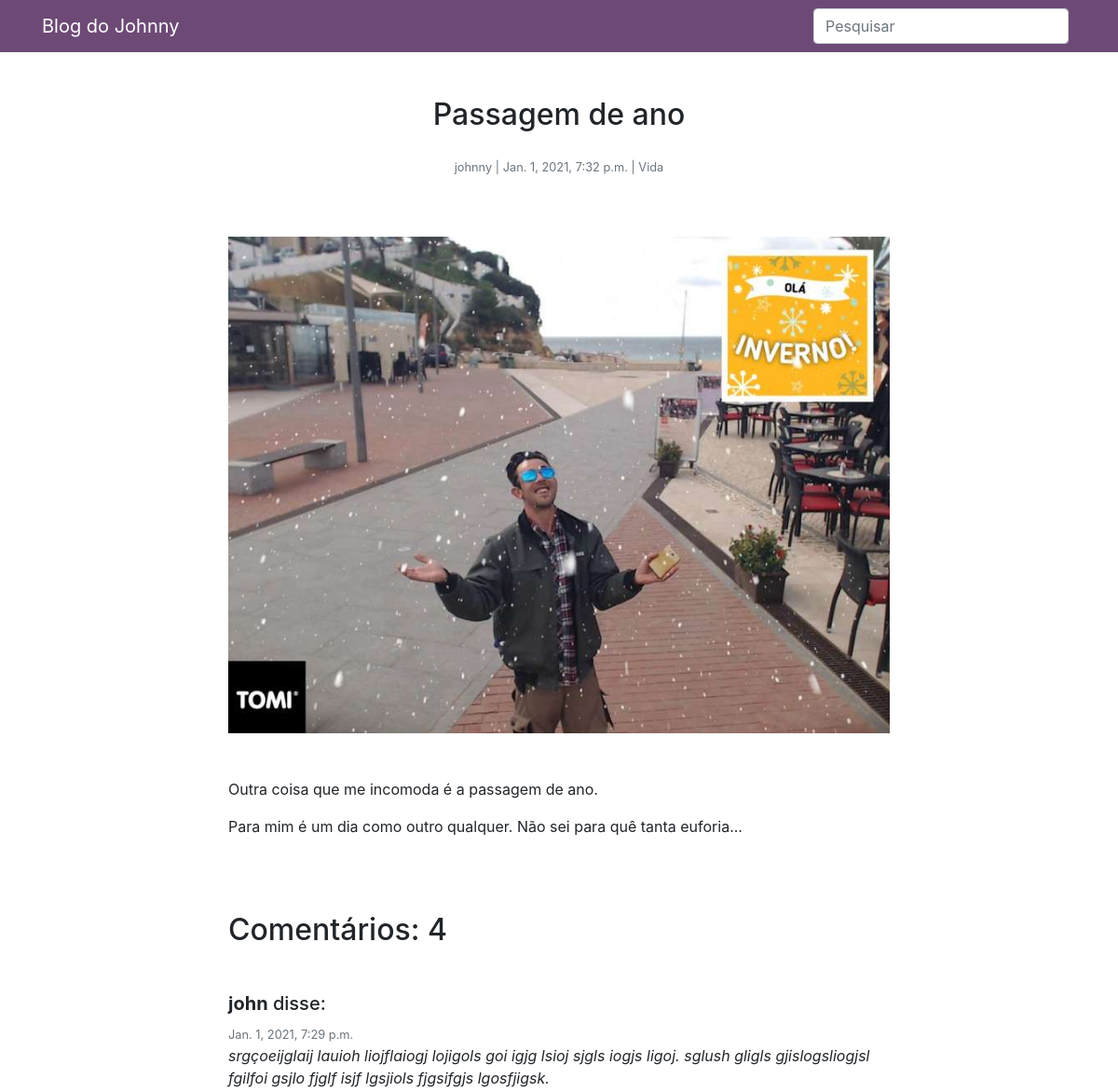
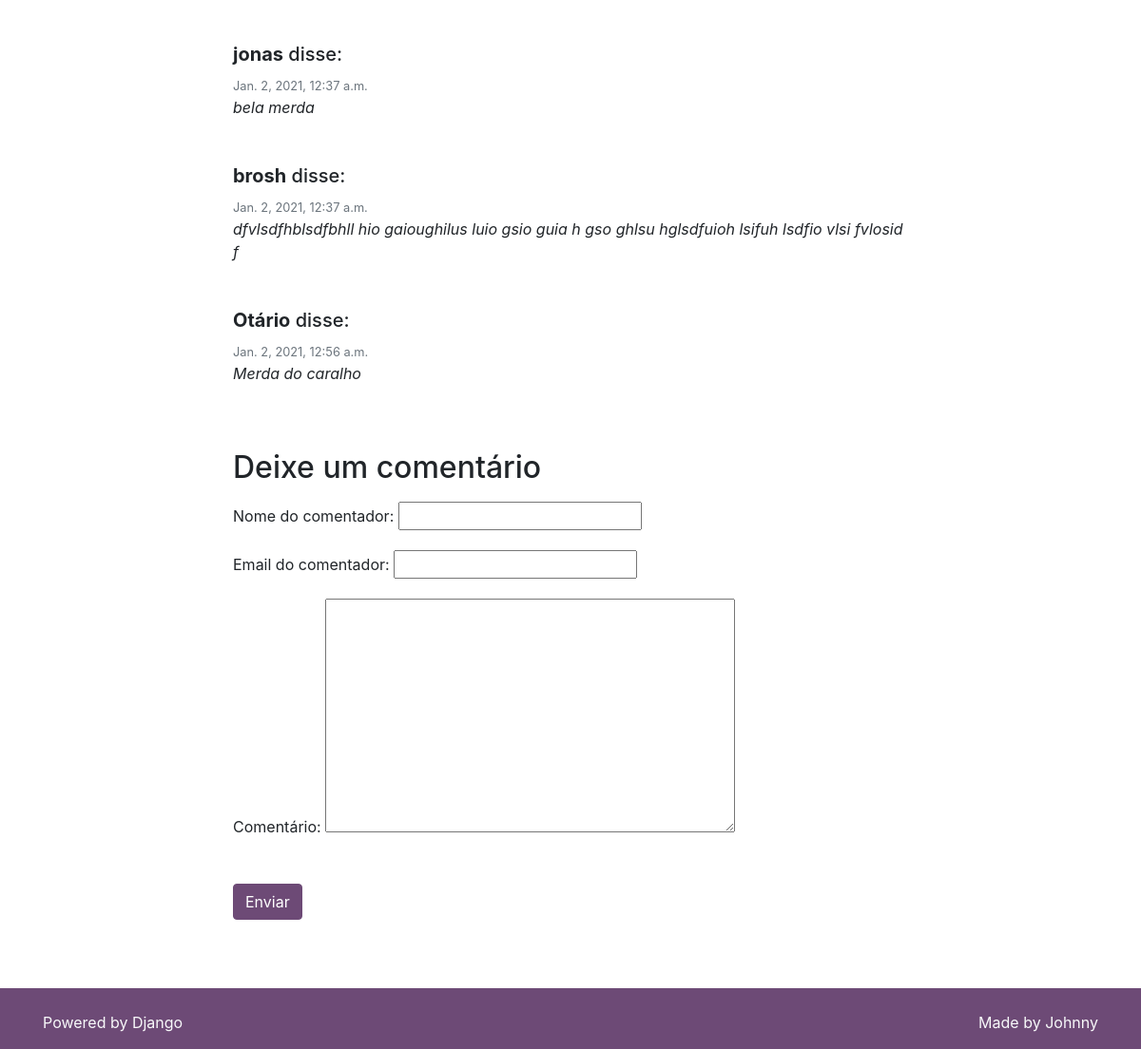
Screenshot of /post/3 with the database file from the repository (2 pictures, top to bottom).
### posts/models.py (models this page shows, shortened)
class Post(models.Model):
    titulo_post = models.CharField('Título', max_length=255, blank=False)
    autor_post = models.ForeignKey(User, on_delete=models.DO_NOTHING, verbose_name='Autor')
    data_post = models.DateTimeField('Data do post', default=timezone.now)
    conteudo_post = models.TextField('Conteúdo', )
    excerto_post = models.TextField('Excerto do post', )
    categoria_post = models.ForeignKey(Categoria, on_delete=models.DO_NOTHING, blank=True, null=True, verbose_name='Categoria do post')
    imagem_post = models.ImageField('Imagem', upload_to='post_images', blank=True)
    publicado_post = models.BooleanField('Publicado', default=False)

### categorias/models.py (models this page shows)
class Categoria(models.Model):
    nome = models.CharField('Categoria', max_length=50, blank=False, unique=True)
    def __str__(self):
        return self.nome

### comentarios/models.py (models this page shows, shortened)
class Comentario(models.Model):
    nome_comentario = models.CharField('Nome do comentador', max_length=150)
    email_comentario = models.EmailField('Email do comentador')
    comentario = models.TextField('Comentário')
    post_comentario = models.ForeignKey(Post, on_delete=models.CASCADE, verbose_name='Post')
    utilizador_comentario = models.ForeignKey(User, on_delete=models.DO_NOTHING, blank=True, null=True)
    data_comentario = models.DateTimeField('Data do comentário', default=timezone.now())
    publicado_comentario = models.BooleanField(default=False)

### posts/views.py (the view, shortened to what this page needs)
# urls.py: path('post/<int:pk>', views.PostDetalhes.as_view(), name='post_detalhes'),
class PostDetalhes(View):
    template_name = 'posts/post_detalhe.html'
    def setup(self, request, *args, **kwargs):
        super().setup(request, *args, **kwargs)
        pk = self.kwargs.get('pk')
        post = get_object_or_404(Post, pk=pk, publicado_post=True)
        self.conteudo = {
            'post': post,
            'comentarios': Comentario.objects.filter(post_comentario=post, publicado_comentario=True),
            'form': FormComentario(request.POST or None)
        }
    def get(self, request, *args, **kwargs):
        return render(request, self.template_name, self.conteudo)

### comentarios/forms.py (shortened to what this page needs)
class FormComentario(ModelForm):
    class Meta:
        model = Comentario
        fields = ('nome_comentario', 'email_comentario', 'comentario', )

### posts/templates/posts/post_detalhe.html (shortened to what this page needs)
{% extends 'base.html' %}
{% block conteudo %}
<div class="container">
    <div class="row pt-5">
        <div class="col-xl"></div>
        <div class="col-xl-8 text-center">
            <h2>{{ post.titulo_post }}</h2>
            <p class="text-muted mt-4">
                <small>
                    {{ post.autor_post }} | {{ post.data_post }} | {{ post.categoria_post }}
                </small>
            </p>
        </div>
        <div class="col-xl"></div>
    </div>
    <div class="row pt-5">
        <div class="col-xl"></div>
        <div class="col-xl-8">
        {% if post.imagem_post %}
            <img class="img-fluid pb-5 " src="{{ post.imagem_post.url }}" alt="{{ post.titulo_post }}">
        {% endif %}
            {{ post.conteudo_post|safe }}
        </div>
        <div class="col-xl"></div>
    </div>
    {% if comentarios %}
    <div class="row pt-5">
        <div class="col-xl"></div>
        <div class="col-xl-8">
            <h2 class="my-3">Comentário{{ comentarios|pluralize }}: {{ comentarios.count }}</h2>
            {% for comentario in comentarios %}
            <h5 class="mb-2 mt-5"><strong>{{ comentario.nome_comentario }}</strong> disse:</h5>
            <small class="text-muted">{{ comentario.data_comentario }}</small>
            <p class="mb-1"><i>{{ comentario.comentario }}</i></p>
            {% endfor %}
        </div>
        <div class="col-xl"></div>
    </div>
    {% endif %}
    <div class="row pt-5">
        <div class="col-xl"></div>
        <div class="col-xl-8">
            <h2 class="my-3">Deixe um comentário</h2>
            <form method="POST" action="">
                {% for visivel in form.visible_fields %}
                <p>
                {{ visivel.label_tag }}
                {{ visivel }}
                </p>
                {% endfor %}
                <br>
                <input id="envia_comentario" type="submit" class="btn btn-primary" value="Enviar"><br>
            </form>
            <br>
        </div>
        <div class="col-xl"></div>
    </div>
</div>
{% endblock %}

### rows the page displays
Post: titulo_post "Passagem de ano", autor_post "johnny", data_post "Jan. 1, 2021, 7:32 p.m.", categoria_post "Vida", imagem_post (picture), conteudo_post "Outra coisa que me incomoda é a passagem de ano. Para mim é um dia como outro qualquer. Não sei para quê tanta euforia..."
Comentario: nome_comentario "john", data_comentario "Jan. 1, 2021, 7:29 p.m.", comentario "srgçoeijglaij lauioh liojflaiogj lojigols goi igjg lsioj sjgls iogjs ligoj. sglush gligls gjislogsliogjsl fgilfoi gsjlo fjglf isjf lgsjiols fjgsifgjs lgosfjigsk."
Comentario: nome_comentario "jonas", data_comentario "Jan. 2, 2021, 12:37 a.m.", comentario "bela merda"
Comentario: nome_comentario "brosh", data_comentario "Jan. 2, 2021, 12:37 a.m.", comentario "dfvlsdfhblsdfbhll hio gaioughilus luio gsio guia h gso ghlsu hglsdfuioh lsifuh lsdfio vlsi fvlosid f"
Comentario: nome_comentario "Otário", data_comentario "Jan. 2, 2021, 12:56 a.m.", comentario "Merda do caralho"

### other values shown
{{ comentarios.count }} "4"
{{ visivel.label_tag }} "Nome do comentador:" "Email do comentador:" "Comentário:"
